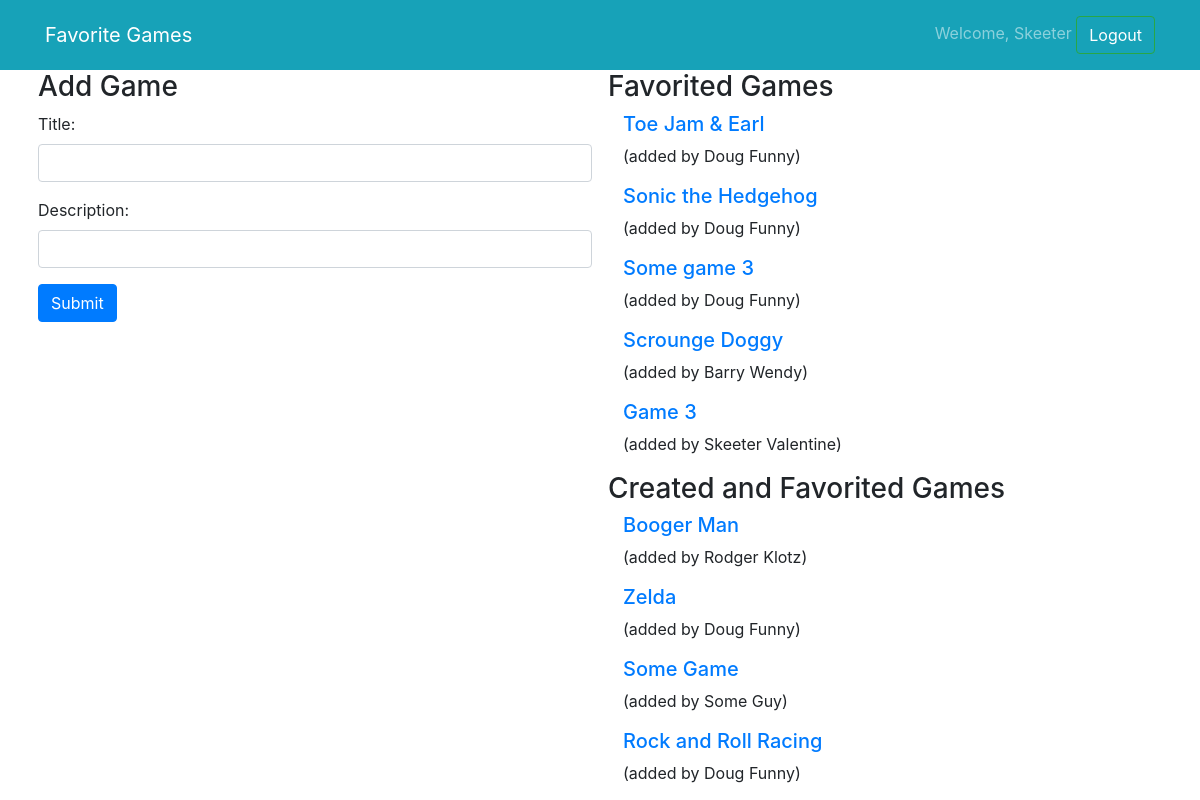
The app's page /games (signed in) with its own data.
### gamerz_chat_app/models.py (models this page shows)
class User(models.Model):
    first_name = models.CharField(max_length=255)
    last_name = models.CharField(max_length=255)
    email = models.EmailField(max_length=255)
    password = models.CharField(max_length=255)
    created_at = models.DateField(auto_now_add=True)
    updated_at = models.DateField(auto_now=True)
    objects = UserManager()

class Game(models.Model):
    title = models.CharField(max_length=255)
    description = models.CharField(max_length=255)
    creator = models.ForeignKey(User, related_name="has_created_games", on_delete=models.CASCADE)
    favorited_by = models.ManyToManyField(User, related_name="favorited_games")
    created_at = models.DateField(auto_now_add=True)
    updated_at = models.DateField(auto_now=True)
    objects = GameManager()

### gamerz_chat_app/views.py (the view)
# urls.py: path("games", views.game_all),
def game_all(request):
    if "user_id" not in request.session:
        return redirect('/')
    else:
        context = {
            'all_games': Game.objects.all(),
            'this_user': User.objects.get(id=request.session['user_id'])
        }
        return render(request, 'games/game_all.html', context)

### gamerz_chat_app/templates/games/game_all.html (shortened to what this page needs)
<!DOCTYPE html>
<html lang="en">
<head>
    <link rel="stylesheet" href="https://stackpath.bootstrapcdn.com/bootstrap/4.3.1/css/bootstrap.min.css"
>
</head>
<body>
    <nav class="navbar navbar-expand-lg navbar-dark bg-info">
        <div class="container">
            <a class="navbar-brand" href="#">Favorite Games</a>
            <div class="collapse navbar-collapse" id="navbarText">
                <span class="navbar-text">
                    Welcome, {{request.session.greeting}} </a> <a href="/logout" role="button"
                        class="btn btn-outline-success">Logout</a>
                </span>
            </div>
        </div>
    </nav>
    <div class="container">
        <div class="row">
            <div class="col-6 px-2">
                <h3>Add Game</h3>
                <form action="/games/create" method="post">
                    <div class="form-group">
                        <label for="title">Title:</label>
                        <input type="text" class="form-control" name="title">
                    </div>
                    <div class="form-group">
                        <label for="description">Description:</label>
                        <input type="text" class="form-control" name="description">
                    </div>
                    <button type="submit" class="btn btn-primary">Submit</button>
                </form>
            </div>
            <div class="col-6 px-2">
                <h3>Favorited Games</h3>
                {% for game in all_games %}
                {% if this_user in game.favorited_by.all %}
                <div class="container">
                    <h5><a href="/games/{{game.id}}">{{game.title}}</a></h5>
                    <p>(added by {{game.creator.first_name}} {{game.creator.last_name}})</p>
                </div>
                {% endif %}
                {% endfor %}
                <h3>Created and Favorited Games</h3>
                {% for game in all_games %}
                {% if this_user not in game.favorited_by.all %}
                <div class="container">
                    <h5><a href="/games/{{game.id}}">{{game.title}}</a></h5>
                    <p>(added by {{game.creator.first_name}} {{game.creator.last_name}})</p>
                </div>
                {% endif %}
                {% endfor %}
            </div>
        </div>
    </div>
</body>
</html>

### records on screen
User: session.greeting "Skeeter"
Game: title "Toe Jam & Earl", creator.first_name "Doug", creator.last_name "Funny"
Game: title "Sonic the Hedgehog", creator.first_name "Doug", creator.last_name "Funny"
Game: title "Some game 3", creator.first_name "Doug", creator.last_name "Funny"
Game: title "Scrounge Doggy", creator.first_name "Barry", creator.last_name "Wendy"
Game: title "Game 3", creator.first_name "Skeeter", creator.last_name "Valentine"
Game: title "Booger Man", creator.first_name "Rodger", creator.last_name "Klotz"
Game: title "Zelda", creator.first_name "Doug", creator.last_name "Funny"
Game: title "Some Game", creator.first_name "Some", creator.last_name "Guy"
Game: title "Rock and Roll Racing", creator.first_name "Doug", creator.last_name "Funny"
